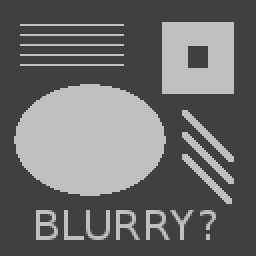
%> input picture testpat_noblur.png, 128 x 128 px (shown 2 times larger)
$ octave hw3_image_example.m   (GNU Octave 9; MATLAB toolbox functions it lacks are replaced by stand-ins)
%> lines starting %> are read from the running program, lines starting %| are printed output that depends on the picture; in (x1, y1, x2, y2) boxes, pixels count from 0 and x2, y2 are one past the last pixel; in counts of white or black regions, pixels touching at a corner belong together; the program's own positions count from 1
%% Read an image from a file
u = imread('testpat_noblur.png');
%> u is the input picture: size 128x128 uint8; min 64, max 191, mean 107
%u = imread('ellipse_blur2.png');
%u = imread('eye.png');
% convert image to double and scale to [0,1]
u = double(u) / 255;
%> u: size 128x128 double

[n,n2] = size(u);
%> n = 128; n2 = 128
if (n ~= n2)
  error('by default, this only supports square images')
end


%% Build a discrete 2D Laplace operator
e = ones(n,1);
L1 = spdiags([e  -2*e  e], [-1 0 1], n, n);
I = speye(n,n);
L = kron(L1, I) + kron(I, L1);

% "stretch" the matrix representation of the image into one long
% vector.
v = reshape(u, n*n, 1);

% Do 10 steps of blurring
for i=1:10
  v = v + 0.1*(L*v);
end

% convert the long vector back into a matrix
ublur = reshape(v, n, n);
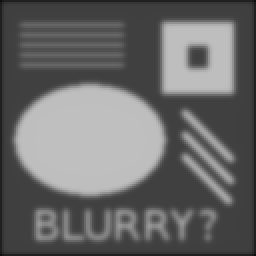
%> ublur: size 128x128 double (shown 2 times larger); min 0.0645, max 0.749, mean 0.414

% With "Neumann boundary conditions"
L1(1,1) = -1;   L1(end,end) = -1;
%> after `L1(1,1) = -1`:
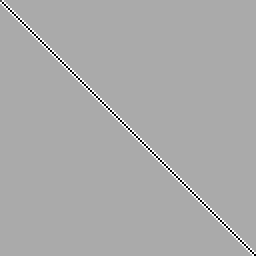
%> L1: size 128x128 double (shown 2 times larger); min -2, max 1, mean -6.1e-05; drawn with min black and max white
%> after `L1(end,end) = -1`: L1: size 128x128 double; 0.01% of pixels changed, all inside (x1, y1, x2, y2) = (127, 127, 128, 128)
L = kron(L1, I) + kron(I, L1);
v = reshape(u, n*n, 1);

% Do 10 steps of blurring
for i=1:10
  v = v + 0.1*(L*v);
end
ublurNeuBC = reshape(v, n, n);
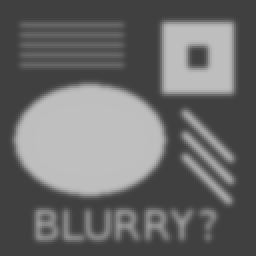
%> ublurNeuBC: size 128x128 double (shown 2 times larger); min 0.251, max 0.749, mean 0.42; mean of the top-left, top-right, bottom-left and bottom-right quarters 0.403, 0.425, 0.484, 0.366


figure(1); clf;
subplot(2, 2, 1);pcolor(u);
title('pcolor of the original image');% try this one too
caxis([0 1]);colormap(gray);axis equal, axis tight;
subplot(2, 2, 2);imagesc(u);
title('imagesc of the original image');
caxis([0 1]);colormap(gray);axis equal, axis tight;
subplot(2,2,3);imagesc(ublur);title('Blur image. Dirichlet BC');
caxis([0 1]);colormap(gray);axis equal, axis tight;
subplot(2,2,4);imagesc(ublurNeuBC);title('Blur image. Neumann BC');
caxis([0 1]);colormap(gray);axis equal, axis tight;
%> after `axis tight`:
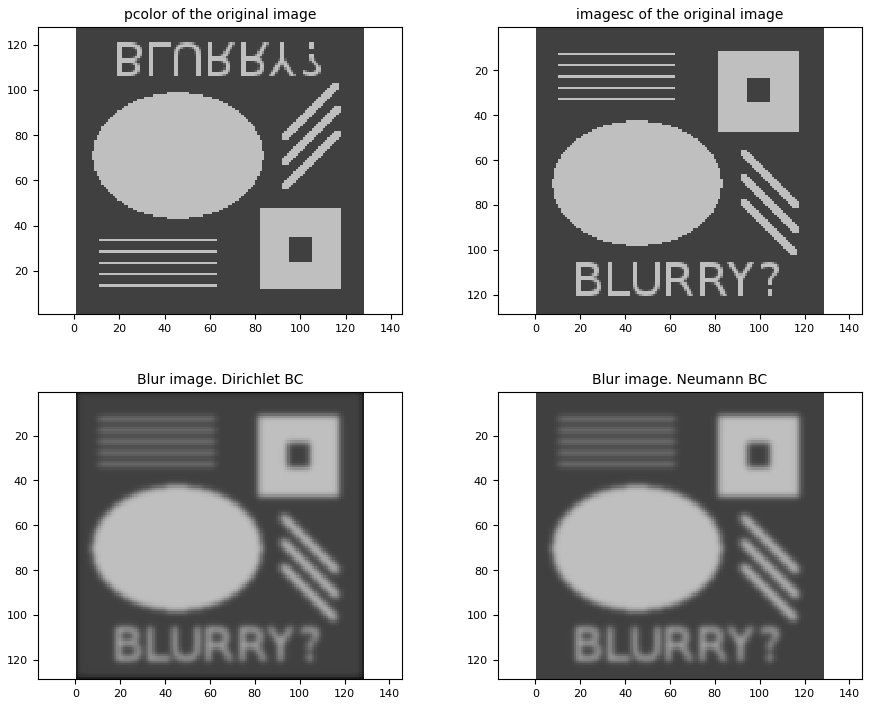
%> figure redrawn from the program's plot data, 4 panels

%% Output original and result side-by-side
% You could look at the resulting file with a web browser or image
% viewer
result = [u  ublur];
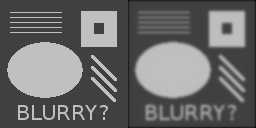
%> result: size 128x256 double; min 0.0645, max 0.749, mean 0.417
imwrite(result, 'result.png')
